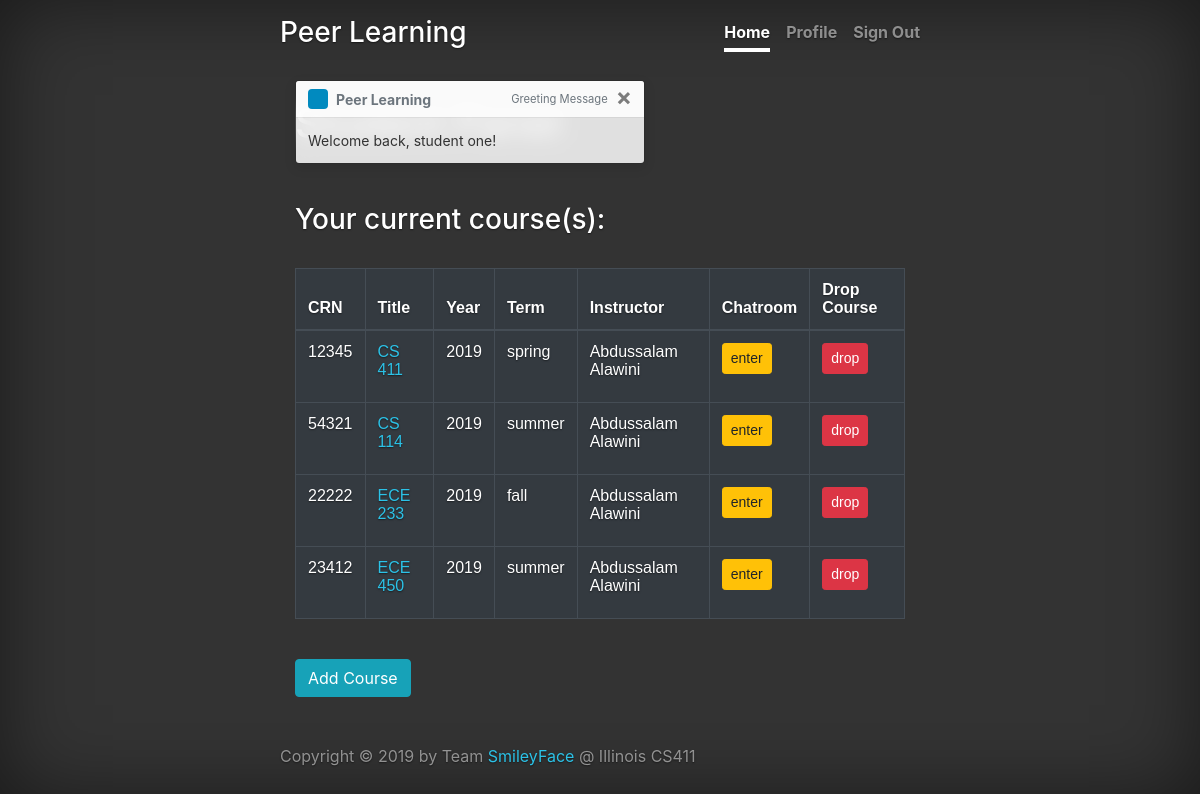
The page /dashboard/student/courses (signed in) on the database its author committed.
### application/models.py (models this page shows, shortened)
class User(UserMixin, db.Model):
    __tablename__ = 'user'
    email = db.Column(db.String(120), primary_key=True)
    name = db.Column(db.String(80), unique=False, nullable=False)
    password = db.Column(db.String(80), unique=False, nullable=False)
    user_type = db.Column(db.String(50))

class Course(db.Model):
    CRN = db.Column(db.String(120), primary_key=True)
    title = db.Column(db.String(80), nullable=False)
    year = db.Column(db.Integer, nullable=False)
    term = db.Column(db.String(10), nullable=False)
    instructor = db.Column(db.String(120), db.ForeignKey('user.email'))
    active_question = db.Column(db.Integer,
                                nullable=True)  # supposed to be a foreign key, but will cause circular dependency
    def __init__(self, CRN, title, year, term, instructor):
        self.CRN = CRN
        self.year = year
        self.title = title
        self.term = term
        self.instructor = instructor
        self.active_question = None

### application.py (the view)
@application.route('/dashboard/student/courses', methods=['GET'])
def student_dashboard():
    if request.method == 'GET':
        try:
            fetched_courses = db.session.execute(
                'SELECT c.CRN, c.title, c.year, c.term, i.name FROM course AS c, Take AS t, user as i '
                'WHERE t.student="%s" AND c.CRN=t.CRN AND c.instructor=i.email' % flask_login.current_user.email).fetchall()
            if fetched_courses is None:
                db.session.close()
                return redirect("student_dashboard")
            else:
                courses = []
                for fetched_course in fetched_courses:
                    curr_course = Course(CRN=fetched_course.CRN, title=fetched_course.title, year=fetched_course.year,
                                         term=fetched_course.term, instructor=fetched_course.name)
                    courses.append(curr_course)
                db.session.close()
            return render_template("student_registered_courses.html", current_user=flask_login.current_user,
                                   courses=courses)
        except Exception as e:
            db.session.rollback()
            return str(e)
    return render_template('student_dashboard.html', current_user=flask_login.current_user)

### application.py (called while the page is built)
@login_manager.user_loader
def user_loader(email):
    return User.query.get(email)

### templates/student_registered_courses.html (shortened to what this page needs)
{% extends "base.html" %} {% import 'macros.html' as macros %}
{% set nav_tabs = [("Home", "/dashboard/student/courses"), ("Profile", "/dashboard/student/profile"), ("Sign Out", "/logout")] %}
{% set active_tab = "Home" %}
{% block content %}
<main role="main">
  <div class="container-fluid">
    <div aria-live="polite" aria-atomic="true">
      <div class="toast" style="position: absolute; top: 80; width: 200rem;" data-delay="3000">
        <div class="toast-header">
          <svg class="bd-placeholder-img rounded mr-2" width="20" height="20" xmlns="http://www.w3.org/2000/svg"
            preserveAspectRatio="xMidYMid slice" focusable="false" role="img">
            <rect fill="#018abf" width="100%" height="100%"></rect>
          </svg>
          <strong class="mr-auto">Peer Learning</strong>
          <small class="text-muted">Greeting Message</small>
          <button type="button" class="ml-2 mb-1 close" data-dismiss="toast" aria-label="Close">
            <span aria-hidden="true">&times;</span>
          </button>
        </div>
        <div class="toast-body">
          Welcome back, {{current_user.name}}!
        </div>
      </div>
    </div>
    <h1 class="cover-heading">Student Panel</h1>
    <br>
    <br>
    <h3>Your current course(s):</h3>
    <br>
    <table class="table table-hover table-dark">
      <thead>
        <tr>
          <th scope="col">CRN</th>
          <th scope="col">Title</th>
          <th scope="col">Year</th>
          <th scope="col">Term</th>
          <th scope="col">Instructor</th>
          <th scope="col">Chatroom</th>
          <th scope="col">Drop Course</th>
        </tr>
      </thead>
      <tbody>
        {% for c in courses %}
        <tr>
          <td>{{ c.CRN }}</td>
          <td><a href="/dashboard/student/course/{{c.CRN}}">{{ c.title }}</a></td>
          <td>{{ c.year }}</td>
          <td>{{ c.term }}</td>
          <td>{{ c.instructor }}</td>
          <td><button class="btn btn-warning btn-sm" onclick="window.open('/chatroom/{{c.CRN}}','_blank')">enter</button></td>
          <td>
              <form action="/dashboard/student/delete/{{c.CRN}}" method="post">
                  <button class="btn btn-danger btn-sm" name="forwardBtn" type="submit">drop</button>
              </form>
    			</td>
        </tr>
        {% endfor %}
      </tbody>
    </table>
    <br>
    <button class="btn btn-info" onclick="location.href = '/dashboard/student/add-course';">Add Course</button>
  </div>
</main>
{% endblock %}

### static/styles/style.css (style rules this page uses)
a, a:focus, a:hover { color: #2cc2e7; }
.toast { color: #333; text-shadow: none; text-align: left; }
html, body { height: 100%; background-color: #333; }
body { display: flex; color: #fff; text-shadow: 0 .05rem .1rem rgba(0, 0, 0, .5); box-shadow: inset 0 0 5rem rgba(0, 0, 0, .5); }

### templates/student_registered_courses.html (style rules this page uses)
table { font-family: arial, sans-serif; border-collapse: collapse; width: 100%; }
td, th { border: 1px solid #dddddd; text-align: left; padding: 8px; }
.toast { color: #333; text-shadow: none; text-align: left; }

### rows shown on the page
User: name "student one"
Course: CRN "12345", title "CS 411", year "2019", term "spring", instructor "Abdussalam Alawini"
Course: CRN "54321", title "CS 114", year "2019", term "summer", instructor "Abdussalam Alawini"
Course: CRN "22222", title "ECE 233", year "2019", term "fall", instructor "Abdussalam Alawini"
Course: CRN "23412", title "ECE 450", year "2019", term "summer", instructor "Abdussalam Alawini"

### other values the page prints
{{ text }} "Home"
{{ text }} "Profile" "Sign Out"
